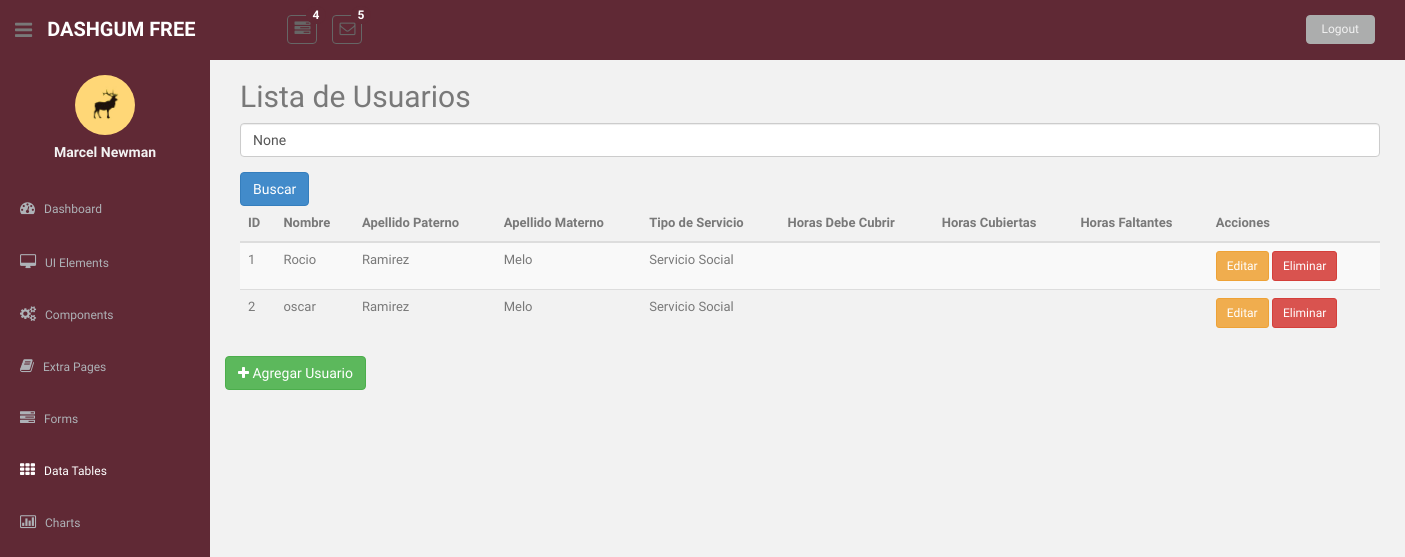
/lista_usuarios/, run on the app's committed database.
### asistencia/models.py (models this page shows, shortened)
class Usuarios(models.Model):
    nombre = models.CharField(max_length=100)
    apellido_paterno = models.CharField(max_length=100)
    apellido_materno = models.CharField(max_length=100)
    telefono = models.CharField(max_length=20)
    correo_electronico = models.EmailField(max_length=255)
    OPCIONES_SERVICIO = [
        ('SS', 'Servicio Social'),
        ('R', 'Residencias'),
    ]
    tipo_servicio = models.CharField(max_length=2, choices=OPCIONES_SERVICIO)
    horas_realizadas = models.IntegerField(default=0)  # Se actualizará según las horas realizadas

### asistencia/views.py (the view)
# urls.py: path('lista_usuarios/', views.lista_usuarios, name='lista_usuarios'),
def lista_usuarios(request):
    usuarios = Usuarios.objects.all()
    query = request.GET.get('q')
    if query:
        usuarios = usuarios.filter(nombre__icontains=query)
    return render(request, 'lista_usuarios.html', {'usuarios': usuarios, 'query': query})

### asistencia/templates/lista_usuarios.html (shortened to what this page needs)
{% load static %}
<!DOCTYPE html>
<html lang="en">
  <head>
    <link href="{% static '/css/bootstrap.css' %}" rel="stylesheet">
    <link href="{% static 'font-awesome/css/font-awesome.css' %}" rel="stylesheet" />
    <link href="{% static 'css/style.css' %}" rel="stylesheet">
    <link href="{% static 'css/style-responsive.css' %}" rel="stylesheet">
  </head>
  <body>
  <section id="container" >
      <header class="header black-bg">
              <div class="sidebar-toggle-box">
                  <div class="fa fa-bars tooltips" data-placement="right" data-original-title="Toggle Navigation"></div>
              </div>
            <a href="index.html" class="logo"><b>DASHGUM FREE</b></a>
            <div class="nav notify-row" id="top_menu">
                <ul class="nav top-menu">
                    <li class="dropdown">
                        <a data-toggle="dropdown" class="dropdown-toggle" href="index.html#">
                            <i class="fa fa-tasks"></i>
                            <span class="badge bg-theme">4</span>
                        </a>
                    </li>
                    <li id="header_inbox_bar" class="dropdown">
                        <a data-toggle="dropdown" class="dropdown-toggle" href="index.html#">
                            <i class="fa fa-envelope-o"></i>
                            <span class="badge bg-theme">5</span>
                        </a>
                    </li>
                </ul>
            </div>
            <div class="top-menu">
            	<ul class="nav pull-right top-menu">
                    <li><a class="logout" href="login.html">Logout</a></li>
            	</ul>
            </div>
        </header>
      <aside>
          <div id="sidebar"  class="nav-collapse ">
              <ul class="sidebar-menu" id="nav-accordion">
              	  <p class="centered"><a href="profile.html"><img src="assets/img/ui-sam.jpg" class="img-circle" width="60"></a></p>
              	  <h5 class="centered">Marcel Newman</h5>
                  <li class="mt">
                      <a href="index.html">
                          <i class="fa fa-dashboard"></i>
                          <span>Dashboard</span>
                      </a>
                  </li>
                  <li class="sub-menu">
                      <a href="javascript:;" >
                          <i class="fa fa-desktop"></i>
                          <span>UI Elements</span>
                      </a>
                  </li>
                  <li class="sub-menu">
                      <a href="javascript:;" >
                          <i class="fa fa-cogs"></i>
                          <span>Components</span>
                      </a>
                  </li>
                  <li class="sub-menu">
                      <a href="javascript:;" >
                          <i class="fa fa-book"></i>
                          <span>Extra Pages</span>
                      </a>
                  </li>
                  <li class="sub-menu">
                      <a href="javascript:;" >
                          <i class="fa fa-tasks"></i>
                          <span>Forms</span>
                      </a>
                  </li>
                  <li class="sub-menu">
                      <a class="active" href="javascript:;" >
                          <i class="fa fa-th"></i>
                          <span>Data Tables</span>
                      </a>
                  </li>
                  <li class="sub-menu">
                      <a href="javascript:;" >
                          <i class=" fa fa-bar-chart-o"></i>
                          <span>Charts</span>
                      </a>
                  </li>
              </ul>
          </div>
      </aside>
      <section id="main-content">
        <section class="wrapper">
<div class="container">
    <h2>Lista de Usuarios</h2>
    <form method="get" action="{% url 'lista_usuarios' %}">
        <div class="form-group">
            <input type="text" name="q" class="form-control" placeholder="Buscar por nombre" value="{{ query }}">
        </div>
        <button type="submit" class="btn btn-primary">Buscar</button>
    </form>
    <table class="table table-striped">
        <thead>
            <tr>
                <th>ID</th>
                <th>Nombre</th>
                <th>Apellido Paterno</th>
                <th>Apellido Materno</th>
                <th>Tipo de Servicio</th>
                <th>Horas Debe Cubrir</th>
                <th>Horas Cubiertas</th>
                <th>Horas Faltantes</th>
                <th>Acciones</th>
            </tr>
        </thead>
        <tbody>
            {% for usuario in usuarios %}
            <tr>
                <td>{{ usuario.id }}</td>
                <td>{{ usuario.nombre }}</td>
                <td>{{ usuario.apellido_paterno }}</td>
                <td>{{ usuario.apellido_materno }}</td>
                <td>{{ usuario.get_tipo_servicio_display }}</td>
                <td>{{ usuario.horas_debe_cubrir }}</td>
                <td>{{ usuario.horas_cubiertas }}</td>
                <td>{{ usuario.horas_faltantes }}</td>
                <td>
                    <a href="{% url 'editar_usuario' usuario.pk %}" class="btn btn-warning btn-sm">Editar</a>
                    <a href="{% url 'eliminar_usuario' usuario.pk %}" class="btn btn-danger btn-sm">Eliminar</a>
                </td>
            </tr>
            {% endfor %}
        </tbody>
    </table>
</div>
<a href="{% url 'agregar_usuario' %}" class="btn btn-success"><i class="fa fa-plus"></i> Agregar Usuario</a>
</body>
</html>

### asistencia/static/css/style.css (style rules this page uses)
body { color: #797979; background: #f2f2f2; font-family: 'Ruda', sans-serif; padding: 0px !important; margin: 0px !important; font-size:13px; }
ul li { list-style: none; }
a, a:hover, a:focus { text-decoration: none; outline: none; }
#container { width: 100%; height: 100%; }
.bg-theme { background-color: #602935; }
.centered { text-align: center; }
.mt { margin-top: 25px; }
ul.top-menu > li > .logout { color: #f2f2f2; font-size: 12px; border-radius: 4px; -webkit-border-radius: 4px; border: 1px solid #ACADAD !important; padding: 5px 15px; margin-right: 15px; background: #ACADAD; margin-top: 15px; }
#sidebar { width: 210px; height: 100%; position: fixed; background: #602935; }
#sidebar h5 { color: #f2f2f2; font-weight: 700; }
#sidebar ul li { position: relative; }
ul.sidebar-menu , ul.sidebar-menu li ul.sub { margin: -2px 0 0; padding: 0; }
ul.sidebar-menu { margin-top: 75px; }
ul.sidebar-menu li { margin-bottom: 5px; margin-left:10px; margin-right:10px; }
ul.sidebar-menu li.sub-menu { line-height: 15px; }
ul.sidebar-menu li a span { display: inline-block; }
ul.sidebar-menu li a { color: #aeb2b7; text-decoration: none; display: block; padding: 15px 0 15px 10px; font-size: 12px; outline: none; -webkit-transition: all 0.3s ease; -moz-transition: all 0.3s ease; -o-transition: all 0.3s ease; -ms-transition: all 0.3s ease; transition: all 0.3s ease; }
ul.sidebar-menu li a.active, ul.sidebar-menu li a:hover, ul.sidebar-menu li a:focus { background: #602935; color: #fff; display: block; -webkit-transition: all 0.3s ease; -moz-transition: all 0.3s ease; -o-transition: all 0.3s ease; -ms-transition: all 0.3s ease; transition: all 0.3s ease; }
ul.sidebar-menu li a i { font-size: 15px; padding-right: 6px; }
ul.sidebar-menu li a.active i { color: #fff; }
#main-content { margin-left: 210px; }
.header, .footer { min-height: 60px; padding: 0 15px; }
.header { position: fixed; left: 0; right: 0; z-index: 1002; }
.black-bg { background: #602935; border-bottom: 1px solid #602935; }
.wrapper { display: inline-block; margin-top: 60px; padding-left: 15px; padding-right: 15px; padding-bottom: 15px; padding-top: 0px; width: 100%; }
a.logo { font-size: 20px; color: #ffffff; float: left; margin-top: 15px; text-transform: uppercase; }
a.logo b { font-weight: 900; }
#top_menu .nav > li, ul.top-menu > li { float: left; }
.notify-row { float: left; margin-top: 15px; margin-left: 92px; }
ul.top-menu > li > a { color: #666666; font-size: 16px; border-radius: 4px; -webkit-border-radius: 4px; border:1px solid #666666 !important; padding: 2px 6px; margin-right: 15px; }
.notify-row .badge { position: absolute; right: -10px; top: -10px; z-index: 100; }
.sidebar-toggle-box { float: left; padding-right: 15px; margin-top: 20px; }
.sidebar-toggle-box .fa-bars { cursor: pointer; display: inline-block; font-size: 20px; }

### data on the page
Usuarios: id "1", nombre "Rocio", apellido_paterno "Ramirez", apellido_materno "Melo", tipo_servicio "Servicio Social"
Usuarios: id "2", nombre "oscar", apellido_paterno "Ramirez", apellido_materno "Melo", tipo_servicio "Servicio Social"
